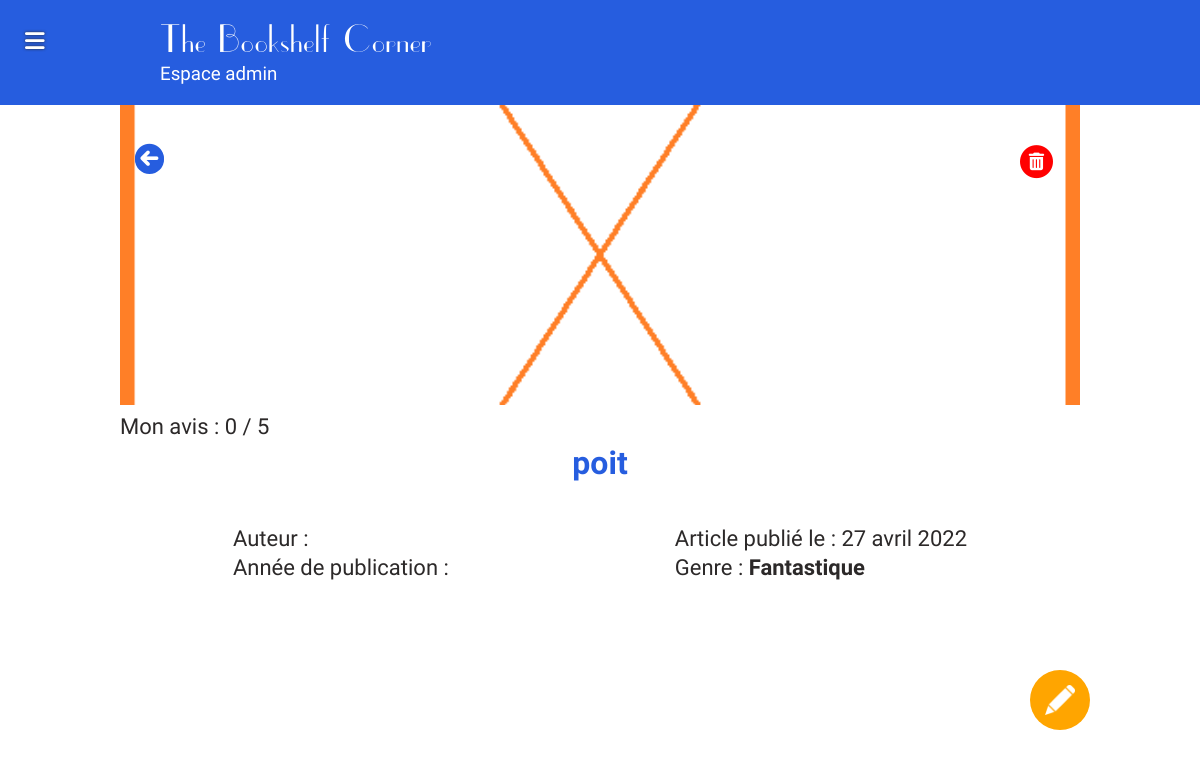
/indexAdmin.php?action=livresview&id=64 (signed in), run on the app's committed database.
### tables this page shows
CREATE TABLE IF NOT EXISTS `website` (
  `id` int(11) NOT NULL AUTO_INCREMENT,
  `logo` varchar(255) NOT NULL,
  `name` varchar(255) NOT NULL,
  PRIMARY KEY (`id`)
);

CREATE TABLE IF NOT EXISTS `books` (
  `ID` int(11) unsigned NOT NULL AUTO_INCREMENT,
  `title` varchar(255) NOT NULL,
  `created_at` timestamp NOT NULL DEFAULT CURRENT_TIMESTAMP,
  `author` varchar(255) NOT NULL,
  `notation` int(1) NOT NULL,
  `catchphrase` mediumtext NOT NULL,
  `id_genre` int(255) NOT NULL,
  `content` mediumtext NOT NULL,
  `edition` varchar(255) NOT NULL,
  `linkEdition` varchar(500) NOT NULL,
  `picture` varchar(255) NOT NULL DEFAULT 'undefined',
  `location` varchar(255) NOT NULL,
  `year_publication` varchar(255) NOT NULL,
  `slider` varchar(50) NOT NULL DEFAULT '0',
  PRIMARY KEY (`ID`),
  KEY `FK_books_genres` (`id_genre`),
  CONSTRAINT `FK_books_genres` FOREIGN KEY (`id_genre`) REFERENCES `genres` (`id`)
);

CREATE TABLE IF NOT EXISTS `genres` (
  `id` int(255) NOT NULL AUTO_INCREMENT,
  `category` varchar(255) NOT NULL,
  `picture` varchar(255) NOT NULL DEFAULT 'undefined',
  PRIMARY KEY (`id`)
);

### App/Controllers/BookController.php (called while the page is built, shortened)
<?php
class BookController extends Controller{
    function viewLivre($id){
        $new = new \Projet\Models\BookModel();
        $data = $new->singleBook($id);
        $datas = $data->fetch();
        return $this->validAccess("book-view", $datas);
    }
}

### App/Models/BlogModel.php (called while the page is built, shortened)
<?php
class BlogModel extends Manager{
    public function blogInfo($id){
        $bdd = $this->dbConnect();
        $req = $bdd->prepare('SELECT logo, name FROM website WHERE id = ?');
        $req->execute(array($id));
        return $req;
    }
}

### App/Models/BookModel.php (called while the page is built, shortened)
<?php
class BookModel extends Manager{
    public function singleBook($id){
        $bdd = $this->dbConnect();
        $req = $bdd->prepare(
            'SELECT books.id, title, DATE_FORMAT(created_at, "%d %M %Y") AS date, author, notation, catchphrase, content, books.picture, year_publication, category
            FROM books
            INNER JOIN genres
            ON books.id_genre = genres.id
            WHERE books.id = ?');
        $req->execute(array($id));
        return $req;
    }
}

### App/Views/admin/book-view.php (the view, shortened to what this page needs)
<?php $currentPageTitle = $datas['title'] ;
include_once('./App/Views/admin/layouts/header.php');?>
<section id="one-book" class="container-lg">
    <div class="retour"><a href="indexAdmin.php?action=livres" title="Retour"><i class="fas fa-arrow-circle-left"></i></a></div>
    <div id="btn-delete" class="delete"><a href="indexAdmin.php?action=livresdelete&id=<?= $datas['id'];?>" title="Supprimer ce livre" class="fa-stack"><i class="fa-solid fa-circle fa-stack-2x"></i><i class="fa-solid fa-trash-can fa-stack-1x"></i></a></div>
    <div>
        <p><img id="book-cover" src="./App/Public/Books/images/<?= $datas['picture']; ?>" alt="<?= $datas['title']; ?>"></p>
        <p>Mon avis : <?= $datas['notation']; ?> / 5</p>
    </div>
    <h1><?= $datas['title']; ?></h1>
    <div class="flex-md justify-around">
        <div>
            <p>Auteur : <span class="bold"><?= $datas['author']; ?></span></p>
            <p>Année de publication : <span class="bold"><?= $datas['year_publication']; ?></span></p>
        </div>
        <div>
            <p>Article publié le : <?= $datas['date']; ?></p>
            <p>Genre : <span class="bold"><?= $datas['category']; ?></span></p>
        </div>
    </div>
</section>
<div class="flex justify-end">
    <a href="indexAdmin.php?action=livresmodify&id=<?= $datas['id']; ?>" title="Modifier ce livre">
        <div class="modify-btn thumb-btn">
            <img src="./App/Public/Admin/images/pen-white.png" alt="Modifier ce livre">
        </div>
    </a>
</div>
<?php include_once('./App/Views/admin/layouts/footer.php');?>

### App/Views/admin/layouts/header.php (shortened to what this page needs)
<?php include_once('./App/Views/admin/layouts/head.php');
 ?>
<header>
    <div id="bandeau-admin">
        <div class="container">
            <h2><?= $blog['name']; ?></h2>
            <h3>Espace admin</h3>
        </div>
        <div id="open-menu" class="menu-toggle mobile"><i class="fas fa-bars"></i></div>
    </div>
</header>
<div class="container flex justify-between">
    <main >

### App/Public/Admin/css/style.css (style rules this page uses)
:root { --rouge: #ee5f4f; --dashboard: #265ddf ; --anthracite: rgb(44, 41, 41); }
main { width: 100%; }
p, a, textarea { font-size: 22px; }
* { padding:0; margin:0; color:var(--anthracite); font-family: 'roboto', 'Times New Roman', Times, serif; }
h1, h1 span { text-align: center; margin-bottom: 40px; font-size: 2rem; color: var(--dashboard); }
a { text-decoration: none; }
.bold { font-weight: bold; }
.flex { display: flex; flex-wrap: wrap; }
.justify-around { justify-content: space-around; }
.justify-between { justify-content: space-between; }
.justify-end { justify-content: flex-end; }
.container { width: 90%; margin: 0 auto; }
#bandeau-admin { background-color: var(--dashboard); padding: 20px 0; }
#bandeau-admin h2, #bandeau-admin h3 { color: white; font-weight: normal; margin-left: 40px; }
#bandeau-admin h2 { font-size: 2.5rem; letter-spacing: .1rem; font-family:'uppereastsideregular', 'Times New Roman', Times, serif; }
#open-menu { position: absolute; top: 25px; left: 25px; font-size: 1.4rem; z-index: 9999999; }
#open-menu i { color: white; text-shadow: 0px 0px 3px var(--anthracite); }
.retour, .delete { position: sticky; top: 20px; padding-top: 10px; margin-bottom: -40px; }
.retour { margin-left: 15px; }
.retour i { font-size: 1.8rem; font-weight: bold; color: var(--dashboard); background-color: white; box-shadow: inset 0 0 0 2px var(--dashboard); border-radius: 20px; }
.delete .fa-trash-can { font-size: 0.8em; color: white; }
.delete .fa-stack { line-height: 1.5em; position: absolute; right: 16px; }
.delete .fa-circle { font-size: 1.5em; color: red; }
.thumb-btn { width: 60px; height: 60px; border-radius: 45px; position: fixed; right: 20px; bottom: 40px; display: flex; justify-content: center; align-items: center; }
.thumb-btn img { width: 50%; height: 50%; }
.modify-btn { background-color: orange; }
#one-message, #one-comment, #one-book { margin-top: 30px; }
#one-book #book-cover { width: 100%; height: 300px; object-fit: cover; }
@media screen and (min-width:993px) { .container { max-width: 80%; margin: 0 auto; } }
@media screen and (min-width:993px) { .flex-md { display: flex; } }
@media screen and (min-width:993px) { .retour, .delete { margin-bottom: -40px; cursor: pointer; } }
@media screen and (min-width:993px) { .thumb-btn { right: 110px; bottom: 70px; } }

### data on the page
website: name "The Bookshelf Corner"
books: picture (picture), notation "0", title "poit", id_genre.category "Fantastique"

### other printed values
$datas['date'] "27 avril 2022"
